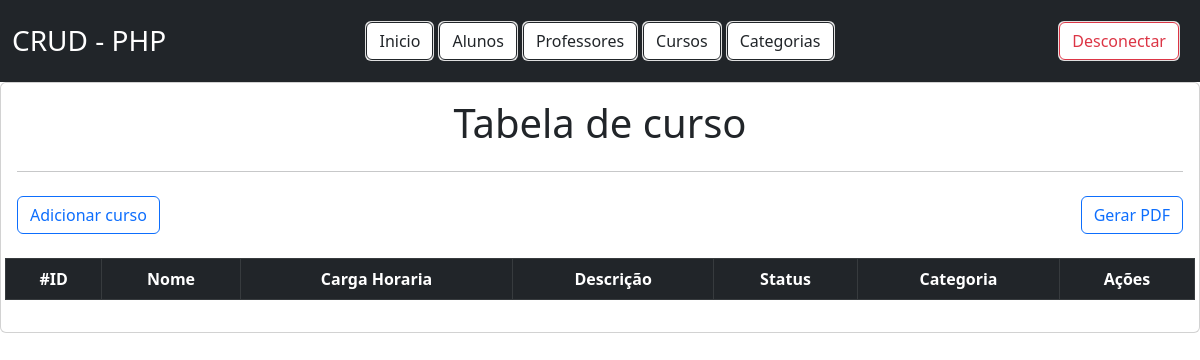
The app's page /cursos/listar, older data.
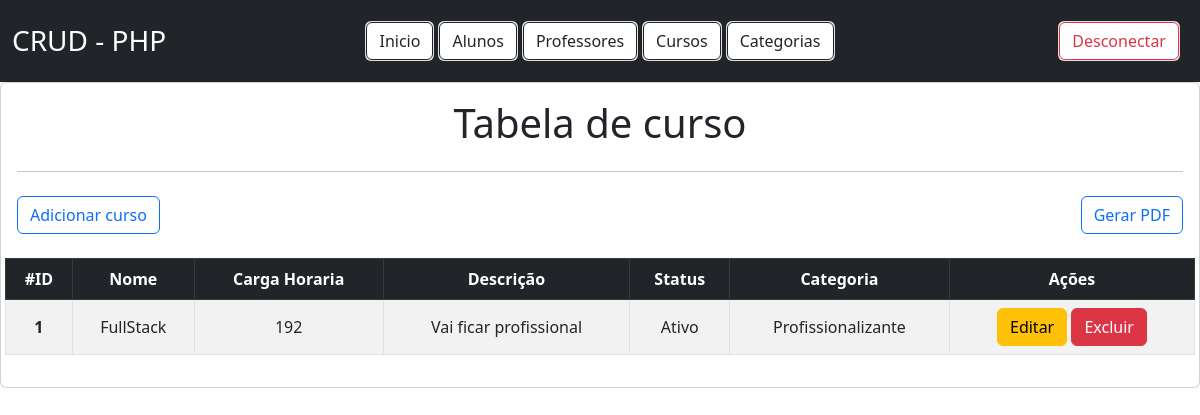
The same page, newer data.
### tables this page shows
CREATE TABLE tb_cursos (
    id INT PRIMARY KEY AUTO_INCREMENT,
    nome VARCHAR(50) NOT NULL,
    cargaHoraria VARCHAR(50) NOT NULL,
    descricao VARCHAR(100) UNIQUE NOT NULL,
    status TINYINT NOT NULL,
    categoria_id INT NOT NULL,
    FOREIGN KEY (categoria_id) REFERENCES tb_categorias(id)
);

CREATE TABLE tb_categorias (
    id INT PRIMARY KEY AUTO_INCREMENT,
    nome VARCHAR(50) NOT NULL
);

### src/Controller/AbstractController.php (called while the page is built, shortened)
<?php
abstract class AbstractController
{
    public function renderizar(string $nomeDoArquivo, ?array $dados = null, bool $navbar = true) : void
    {
        include_once dirname(__DIR__) . "../../views/template/head.phtml";
        $navbar === true && include_once dirname(__DIR__) . "../../views/template/navbar.phtml";
        include_once dirname(__DIR__) . "../../views/{$nomeDoArquivo}.phtml";
        include_once dirname(__DIR__) . "../../views/template/foot.phtml";
    }
}

### src/Controller/CursoController.php (called while the page is built, shortened)
<?php
class CursoController extends AbstractController
{
    private CursoRepository $repository;
    public function __construct()
    {
        $this->repository = new CursoRepository;
    }
    public function listar() : void
    {
        $this->renderizar('curso/listar', [
            'cursos' => $this->repository->buscarTodos()
        ]);
    }
}

### public/index.php (called while the page is built, shortened)
<?php
$rotas = require dirname(__DIR__) . '../config/rotas.php';
$url = $_SERVER["REQUEST_URI"];
$rota = explode("?", $url)[0];
$method = $rotas[$rota]['method'];
(new $controller)->$method();

### src/Repository/CursoRepository.php (called while the page is built, shortened)
<?php
class CursoRepository implements RepositoryInterface
{
    public PDO $conexao;
    public function __construct()
    {
        $this->conexao = DatabaseConnection::abrirConexao();
    }
    public function buscarTodos(): iterable
    {
        $sql = "SELECT * FROM " . self::TABLE . " INNER JOIN tb_categorias ON tb_cursos.categoria_id = tb_categorias.id ORDER BY tb_cursos.id";
        $query = $this->conexao->query($sql);
        $query->execute();
        return $query->fetchAll();
    }
}

### src/Connection/DatabaseConnection.php (called while the page is built, shortened)
<?php
class DatabaseConnection
{
    public static function abrirConexao(): PDO
    {
        $db = DB_NAME;
        return new PDO("mysql:host=localhost; dbname={$db}", DB_USER, DB_PASSWORD);
    }
}

### views/curso/listar.phtml (the view)
<section class="card card-body container-fluid">
    <h1 class="text-center">Tabela de curso</h1>
    <hr>
    <div class="mt-2 w-100 d-flex justify-content-between ">
        <a href="/cursos/novo" class="btn btn-outline-primary me-1">Adicionar curso</a>
        <a href="/cursos/relatorio" target="_blank" class="btn btn-outline-primary">Gerar PDF</a>
    </div>
    <div class="row">
            <table class="table table-striped table-hover table-bordered align-middle text-center mt-4">
                <thead class="table-dark">
                    <tr>
                        <th>#ID</th>
                        <th>Nome</th>
                        <th>Carga Horaria</th>
                        <th>Descrição</th>
                        <th>Status</th>
                        <th>Categoria</th>
                        <th>Ações</th>
                    </tr>
                </thead>
                <tbody>
                    <?php
                    foreach ($cursos ?? [] as $cadaCurso)
                    {
                        $estaAtivo = 'Não ativo';
                        if ($cadaCurso[4] == 1) {
                            $estaAtivo = 'Ativo';
                        }
                        echo "
                        <tr>
                            <td class='fw-bold'>{$cadaCurso[0]}</td>
                            <td>{$cadaCurso[1]}</td>
                            <td>{$cadaCurso[2]}</td>
                            <td>{$cadaCurso[3]}</td>
                            <td>{$estaAtivo}</td>
                            <td>{$cadaCurso['nome']}</td>
                            <td>
                                <a href='/cursos/editar?id={$cadaCurso[0]}' class='btn btn-warning'>Editar</a>
                                <a href='/cursos/excluir?id={$cadaCurso[0]}' class='btn btn-danger'>Excluir</a>
                            </td>
                        </tr>
                    ";
                    }
                    ?>
                </tbody>
            </table>
    </div>
</section>

Row changes from the older to the newer data that the page shows:
added tb_cursos: id "1", nome "FullStack", cargaHoraria "192", descricao "Vai ficar profissional", status "Ativo", categoria.nome "Profissionalizante"
